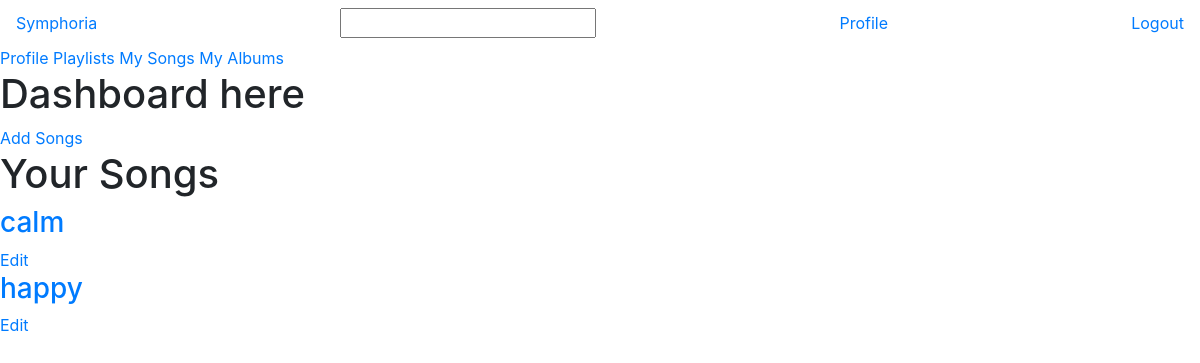
The app's page /my_songs (signed in), older data.
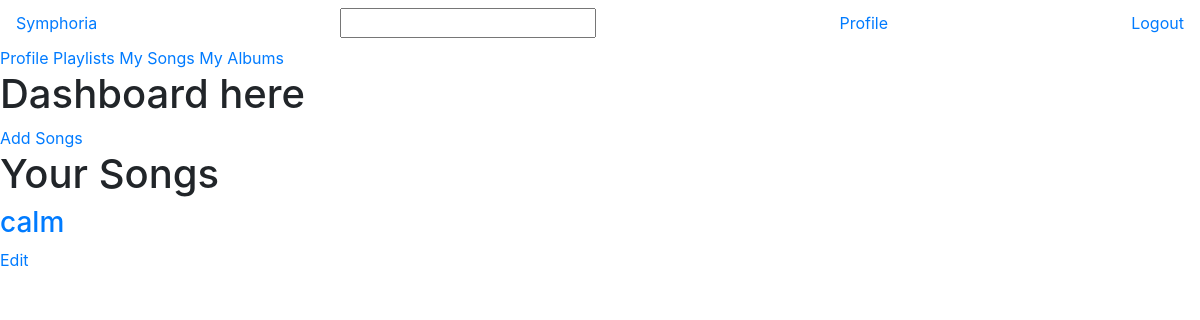
The same page, newer data.
### models.py (models this page shows)
class Song(db.Model):
    id = db.Column(db.Integer, primary_key=True)
    name = db.Column(db.String(255), nullable=False)
    lyrics = db.Column(db.Text)
    release_date = db.Column(db.Date)
    genre = db.Column(db.String(64))
    flag = db.Column(db.Boolean, default=False)
    thumbnail = db.Column(db.String(255), nullable=False, unique=True)
    music_src = db.Column(db.String(255), nullable=False, unique=True)
    artist_id = db.Column(db.Integer, db.ForeignKey('user.id'), nullable=False)

### routes.py (the view)
@app.route('/my_songs')
@is_blacklist
def my_songs():
    if 'user_id' not in session:
        flash('Please log in', 'info')
        return redirect(url_for('login'))
    else:
        user = User.query.filter_by(id=session['user_id']).first()
        songs = Song.query.filter_by(artist_id=user.id).all()
        return render_template('my_songs.html', user=user, songs=songs)

### routes.py (called while the page is built)
def is_blacklist(f):
    @wraps(f)
    def decorated_function(*args, **kwargs):
        if 'user_id' in session:
            user = User.query.filter_by(id=session['user_id']).first()
            if user and user.blacklist:
                flash('You are blacklisted', 'info')
                return redirect(url_for('logout'))
        return f(*args, **kwargs)
    return decorated_function

### templates/my_songs.html (shortened to what this page needs)
{% extends 'layout.html' %}
{% block content %}
    <nav class="navbar">
        <a href="/">Symphoria</a>
        <input type="text">
        <a href="/profile">Profile</a>
        <a href="/logout">Logout</a>
    </nav>
    <div class="menubar">
        <a href="/profile">Profile</a>
        <a href='/my_playlists'>Playlists</a>
        <a href='/my_songs'>My Songs</a>
        <a href="/my_albums">My Albums</a>
    </div>
        <div class="info">
            {% if user.role == 'Creator' %}
                <div class="dashboard">
                    <h1>Dashboard here</h1>
                </div>
                <a href="/my_songs/upload" class="add_songs">Add Songs</a>
                <h1>Your Songs</h1>
                {% if songs %}
                    {% for song in songs %}
                        <div class="song_controls">
                                <a href="#"><h3>{{ song.name }}</h3></a>
                                <a href="/my_songs/edit/{{ song.id }}">Edit</a>
                        </div>
                    {% endfor %}
                {% else %}
                    <h1>Nothing to show here</h1>
                {% endif %}
        {% else %}
            <h1>You need to be a Creator to add Songs</h1>
        {% endif %}
    </div>
{% endblock %}

Row changes from the older to the newer data that the page shows:
removed Song: name "happy"
